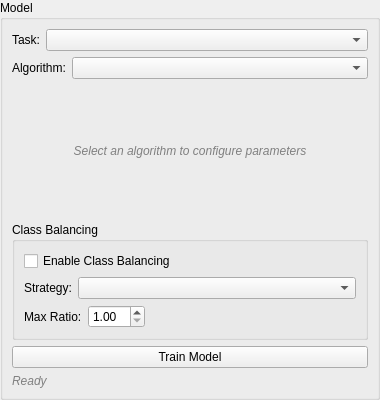
<?xml version="1.0" encoding="UTF-8"?>
<ui version="4.0">
 <class>ModelConfigPanel</class>
 <widget class="QWidget" name="ModelConfigPanel">
  <property name="geometry">
   <rect>
    <x>0</x>
    <y>0</y>
    <width>380</width>
    <height>400</height>
   </rect>
  </property>
  <layout class="QVBoxLayout" name="mainLayout">
   <property name="leftMargin">
    <number>0</number>
   </property>
   <property name="topMargin">
    <number>0</number>
   </property>
   <property name="rightMargin">
    <number>0</number>
   </property>
   <property name="bottomMargin">
    <number>0</number>
   </property>
   <item>
    <widget class="QGroupBox" name="modelGroupBox">
     <property name="title">
      <string>Model</string>
     </property>
     <layout class="QVBoxLayout" name="groupBoxLayout">
      <!-- Task type and algorithm selection -->
      <item>
       <layout class="QHBoxLayout" name="taskTypeLayout">
        <item>
         <widget class="QLabel" name="taskTypeLabel">
          <property name="text">
           <string>Task:</string>
          </property>
         </widget>
        </item>
        <item>
         <widget class="QComboBox" name="taskTypeComboBox">
          <property name="sizePolicy">
           <sizepolicy hsizetype="Expanding" vsizetype="Fixed">
            <horstretch>1</horstretch>
            <verstretch>0</verstretch>
           </sizepolicy>
          </property>
          <property name="toolTip">
           <string>Select the ML task type to filter available algorithms</string>
          </property>
         </widget>
        </item>
       </layout>
      </item>
      <item>
       <layout class="QHBoxLayout" name="algorithmLayout">
        <item>
         <widget class="QLabel" name="algorithmLabel">
          <property name="text">
           <string>Algorithm:</string>
          </property>
         </widget>
        </item>
        <item>
         <widget class="QComboBox" name="algorithmComboBox">
          <property name="sizePolicy">
           <sizepolicy hsizetype="Expanding" vsizetype="Fixed">
            <horstretch>1</horstretch>
            <verstretch>0</verstretch>
           </sizepolicy>
          </property>
          <property name="toolTip">
           <string>Select the ML algorithm to use</string>
          </property>
         </widget>
        </item>
       </layout>
      </item>
      <!-- Dynamic parameter area -->
      <item>
       <widget class="QStackedWidget" name="parameterStack">
        <property name="sizePolicy">
         <sizepolicy hsizetype="Preferred" vsizetype="Preferred">
          <horstretch>0</horstretch>
          <verstretch>0</verstretch>
         </sizepolicy>
        </property>
        <!-- Page 0: Empty / no model selected -->
        <widget class="QWidget" name="emptyPage">
         <layout class="QVBoxLayout" name="emptyPageLayout">
          <item>
           <widget class="QLabel" name="noParametersLabel">
            <property name="text">
             <string>Select an algorithm to configure parameters</string>
            </property>
            <property name="alignment">
             <set>Qt::AlignCenter</set>
            </property>
            <property name="styleSheet">
             <string>QLabel { color: gray; font-style: italic; }</string>
            </property>
           </widget>
          </item>
         </layout>
        </widget>
        <!-- Page 1: Random Forest parameters -->
        <widget class="QWidget" name="randomForestPage">
         <layout class="QGridLayout" name="rfGridLayout">
          <property name="horizontalSpacing">
           <number>10</number>
          </property>
          <property name="verticalSpacing">
           <number>6</number>
          </property>
          <item row="0" column="0">
           <widget class="QLabel" name="rfNumTreesLabel">
            <property name="text">
             <string>Number of Trees:</string>
            </property>
            <property name="toolTip">
             <string>Number of decision trees in the forest</string>
            </property>
           </widget>
          </item>
          <item row="0" column="1">
           <widget class="QSpinBox" name="rfNumTreesSpinBox">
            <property name="toolTip">
             <string>More trees generally improve performance but increase computation time</string>
            </property>
            <property name="minimum">
             <number>1</number>
            </property>
            <property name="maximum">
             <number>10000</number>
            </property>
            <property name="value">
             <number>10</number>
            </property>
           </widget>
          </item>
          <item row="1" column="0">
           <widget class="QLabel" name="rfMinLeafLabel">
            <property name="text">
             <string>Min Leaf Size:</string>
            </property>
            <property name="toolTip">
             <string>Minimum number of samples in a leaf node</string>
            </property>
           </widget>
          </item>
          <item row="1" column="1">
           <widget class="QSpinBox" name="rfMinLeafSpinBox">
            <property name="toolTip">
             <string>Larger values prevent overfitting</string>
            </property>
            <property name="minimum">
             <number>1</number>
            </property>
            <property name="maximum">
             <number>10000</number>
            </property>
            <property name="value">
             <number>1</number>
            </property>
           </widget>
          </item>
          <item row="2" column="0">
           <widget class="QLabel" name="rfMaxDepthLabel">
            <property name="text">
             <string>Max Depth:</string>
            </property>
            <property name="toolTip">
             <string>Maximum tree depth (0 = unlimited)</string>
            </property>
           </widget>
          </item>
          <item row="2" column="1">
           <widget class="QSpinBox" name="rfMaxDepthSpinBox">
            <property name="toolTip">
             <string>Maximum depth of each tree (0 = unlimited)</string>
            </property>
            <property name="minimum">
             <number>0</number>
            </property>
            <property name="maximum">
             <number>1000</number>
            </property>
            <property name="value">
             <number>0</number>
            </property>
           </widget>
          </item>
         </layout>
        </widget>
        <!-- Page 2: Naive Bayes parameters -->
        <widget class="QWidget" name="naiveBayesPage">
         <layout class="QGridLayout" name="nbGridLayout">
          <property name="horizontalSpacing">
           <number>10</number>
          </property>
          <property name="verticalSpacing">
           <number>6</number>
          </property>
          <item row="0" column="0">
           <widget class="QLabel" name="nbEpsilonLabel">
            <property name="text">
             <string>Epsilon (variance smoothing):</string>
            </property>
            <property name="toolTip">
             <string>Variance smoothing parameter to stabilize computation</string>
            </property>
           </widget>
          </item>
          <item row="0" column="1">
           <widget class="QDoubleSpinBox" name="nbEpsilonSpinBox">
            <property name="toolTip">
             <string>Small value added to variance for numerical stability</string>
            </property>
            <property name="decimals">
             <number>12</number>
            </property>
            <property name="minimum">
             <double>0.0</double>
            </property>
            <property name="maximum">
             <double>1.0</double>
            </property>
            <property name="singleStep">
             <double>0.000000001</double>
            </property>
            <property name="value">
             <double>0.000000001</double>
            </property>
           </widget>
          </item>
         </layout>
        </widget>
        <!-- Page 3: Logistic Regression parameters -->
        <widget class="QWidget" name="logisticRegressionPage">
         <layout class="QGridLayout" name="lrGridLayout">
          <property name="horizontalSpacing">
           <number>10</number>
          </property>
          <property name="verticalSpacing">
           <number>6</number>
          </property>
          <item row="0" column="0">
           <widget class="QLabel" name="lrLambdaLabel">
            <property name="text">
             <string>Lambda (L2 regularization):</string>
            </property>
            <property name="toolTip">
             <string>L2 regularization strength (0 = no regularization)</string>
            </property>
           </widget>
          </item>
          <item row="0" column="1">
           <widget class="QDoubleSpinBox" name="lrLambdaSpinBox">
            <property name="toolTip">
             <string>Higher values increase regularization, reducing overfitting</string>
            </property>
            <property name="decimals">
             <number>6</number>
            </property>
            <property name="minimum">
             <double>0.0</double>
            </property>
            <property name="maximum">
             <double>1000.0</double>
            </property>
            <property name="singleStep">
             <double>0.01</double>
            </property>
            <property name="value">
             <double>0.0</double>
            </property>
           </widget>
          </item>
          <item row="1" column="0">
           <widget class="QLabel" name="lrMaxIterLabel">
            <property name="text">
             <string>Max Iterations:</string>
            </property>
            <property name="toolTip">
             <string>Maximum optimizer iterations (0 = unlimited)</string>
            </property>
           </widget>
          </item>
          <item row="1" column="1">
           <widget class="QSpinBox" name="lrMaxIterSpinBox">
            <property name="toolTip">
             <string>Maximum number of optimizer iterations</string>
            </property>
            <property name="minimum">
             <number>0</number>
            </property>
            <property name="maximum">
             <number>1000000</number>
            </property>
            <property name="value">
             <number>10000</number>
            </property>
           </widget>
          </item>
         </layout>
        </widget>
        <!-- Page 4: K-Means parameters -->
        <widget class="QWidget" name="kMeansPage">
         <layout class="QGridLayout" name="kmGridLayout">
          <property name="horizontalSpacing">
           <number>10</number>
          </property>
          <property name="verticalSpacing">
           <number>6</number>
          </property>
          <item row="0" column="0">
           <widget class="QLabel" name="kmKLabel">
            <property name="text">
             <string>K (clusters):</string>
            </property>
            <property name="toolTip">
             <string>Number of clusters</string>
            </property>
           </widget>
          </item>
          <item row="0" column="1">
           <widget class="QSpinBox" name="kmKSpinBox">
            <property name="toolTip">
             <string>Number of clusters to produce</string>
            </property>
            <property name="minimum">
             <number>2</number>
            </property>
            <property name="maximum">
             <number>1000</number>
            </property>
            <property name="value">
             <number>3</number>
            </property>
           </widget>
          </item>
          <item row="1" column="0">
           <widget class="QLabel" name="kmMaxIterLabel">
            <property name="text">
             <string>Max Iterations:</string>
            </property>
            <property name="toolTip">
             <string>Maximum iterations (0 = unlimited)</string>
            </property>
           </widget>
          </item>
          <item row="1" column="1">
           <widget class="QSpinBox" name="kmMaxIterSpinBox">
            <property name="toolTip">
             <string>Maximum number of iterations</string>
            </property>
            <property name="minimum">
             <number>0</number>
            </property>
            <property name="maximum">
             <number>1000000</number>
            </property>
            <property name="value">
             <number>1000</number>
            </property>
           </widget>
          </item>
          <item row="2" column="0">
           <widget class="QLabel" name="kmSeedLabel">
            <property name="text">
             <string>Random Seed:</string>
            </property>
            <property name="toolTip">
             <string>Seed for reproducibility (-1 = random)</string>
            </property>
           </widget>
          </item>
          <item row="2" column="1">
           <widget class="QSpinBox" name="kmSeedSpinBox">
            <property name="toolTip">
             <string>Random seed for reproducibility (-1 = non-deterministic)</string>
            </property>
            <property name="minimum">
             <number>-1</number>
            </property>
            <property name="maximum">
             <number>999999</number>
            </property>
            <property name="value">
             <number>-1</number>
            </property>
           </widget>
          </item>
         </layout>
        </widget>
        <!-- Page 5: DBSCAN parameters -->
        <widget class="QWidget" name="dbscanPage">
         <layout class="QGridLayout" name="dbGridLayout">
          <property name="horizontalSpacing">
           <number>10</number>
          </property>
          <property name="verticalSpacing">
           <number>6</number>
          </property>
          <item row="0" column="0">
           <widget class="QLabel" name="dbEpsilonLabel">
            <property name="text">
             <string>Epsilon (neighborhood radius):</string>
            </property>
            <property name="toolTip">
             <string>Maximum distance between two samples for them to be considered neighbors</string>
            </property>
           </widget>
          </item>
          <item row="0" column="1">
           <widget class="QDoubleSpinBox" name="dbEpsilonSpinBox">
            <property name="toolTip">
             <string>Neighborhood radius for density estimation</string>
            </property>
            <property name="decimals">
             <number>4</number>
            </property>
            <property name="minimum">
             <double>0.0001</double>
            </property>
            <property name="maximum">
             <double>10000.0</double>
            </property>
            <property name="singleStep">
             <double>0.1</double>
            </property>
            <property name="value">
             <double>1.0</double>
            </property>
           </widget>
          </item>
          <item row="1" column="0">
           <widget class="QLabel" name="dbMinPointsLabel">
            <property name="text">
             <string>Min Points:</string>
            </property>
            <property name="toolTip">
             <string>Minimum number of points to form a dense region</string>
            </property>
           </widget>
          </item>
          <item row="1" column="1">
           <widget class="QSpinBox" name="dbMinPointsSpinBox">
            <property name="toolTip">
             <string>Minimum points in epsilon-neighborhood to form core point</string>
            </property>
            <property name="minimum">
             <number>1</number>
            </property>
            <property name="maximum">
             <number>10000</number>
            </property>
            <property name="value">
             <number>5</number>
            </property>
           </widget>
          </item>
         </layout>
        </widget>
        <!-- Page 6: Gaussian Mixture parameters -->
        <widget class="QWidget" name="gmmPage">
         <layout class="QGridLayout" name="gmmGridLayout">
          <property name="horizontalSpacing">
           <number>10</number>
          </property>
          <property name="verticalSpacing">
           <number>6</number>
          </property>
          <item row="0" column="0">
           <widget class="QLabel" name="gmmKLabel">
            <property name="text">
             <string>K (components):</string>
            </property>
            <property name="toolTip">
             <string>Number of Gaussian components</string>
            </property>
           </widget>
          </item>
          <item row="0" column="1">
           <widget class="QSpinBox" name="gmmKSpinBox">
            <property name="toolTip">
             <string>Number of Gaussian mixture components</string>
            </property>
            <property name="minimum">
             <number>2</number>
            </property>
            <property name="maximum">
             <number>1000</number>
            </property>
            <property name="value">
             <number>3</number>
            </property>
           </widget>
          </item>
          <item row="1" column="0">
           <widget class="QLabel" name="gmmMaxIterLabel">
            <property name="text">
             <string>Max EM Iterations:</string>
            </property>
            <property name="toolTip">
             <string>Maximum EM iterations</string>
            </property>
           </widget>
          </item>
          <item row="1" column="1">
           <widget class="QSpinBox" name="gmmMaxIterSpinBox">
            <property name="toolTip">
             <string>Maximum number of EM iterations</string>
            </property>
            <property name="minimum">
             <number>1</number>
            </property>
            <property name="maximum">
             <number>1000000</number>
            </property>
            <property name="value">
             <number>300</number>
            </property>
           </widget>
          </item>
          <item row="2" column="0">
           <widget class="QLabel" name="gmmSeedLabel">
            <property name="text">
             <string>Random Seed:</string>
            </property>
            <property name="toolTip">
             <string>Seed for reproducibility (-1 = random)</string>
            </property>
           </widget>
          </item>
          <item row="2" column="1">
           <widget class="QSpinBox" name="gmmSeedSpinBox">
            <property name="toolTip">
             <string>Random seed for reproducibility (-1 = non-deterministic)</string>
            </property>
            <property name="minimum">
             <number>-1</number>
            </property>
            <property name="maximum">
             <number>999999</number>
            </property>
            <property name="value">
             <number>-1</number>
            </property>
           </widget>
          </item>
         </layout>
        </widget>
       </widget>
      </item>
      <!-- Class balancing section (for classification only) -->
      <item>
       <widget class="QGroupBox" name="balancingGroupBox">
        <property name="title">
         <string>Class Balancing</string>
        </property>
        <layout class="QVBoxLayout" name="balancingLayout">
         <item>
          <widget class="QCheckBox" name="enableBalancingCheckBox">
           <property name="text">
            <string>Enable Class Balancing</string>
           </property>
           <property name="checked">
            <bool>false</bool>
           </property>
          </widget>
         </item>
         <item>
          <layout class="QHBoxLayout" name="balancingStrategyLayout">
           <item>
            <widget class="QLabel" name="strategyLabel">
             <property name="text">
              <string>Strategy:</string>
             </property>
            </widget>
           </item>
           <item>
            <widget class="QComboBox" name="strategyComboBox">
             <property name="sizePolicy">
              <sizepolicy hsizetype="Expanding" vsizetype="Fixed">
               <horstretch>1</horstretch>
               <verstretch>0</verstretch>
              </sizepolicy>
             </property>
             <property name="toolTip">
              <string>Strategy for balancing class distribution</string>
             </property>
            </widget>
           </item>
          </layout>
         </item>
         <item>
          <layout class="QHBoxLayout" name="ratioLayout">
           <item>
            <widget class="QLabel" name="ratioLabel">
             <property name="text">
              <string>Max Ratio:</string>
             </property>
             <property name="toolTip">
              <string>Maximum ratio of majority to minority class samples</string>
             </property>
            </widget>
           </item>
           <item>
            <widget class="QDoubleSpinBox" name="ratioSpinBox">
             <property name="toolTip">
              <string>Maximum ratio of majority to minority class (1.0 = perfectly balanced)</string>
             </property>
             <property name="minimum">
              <double>1.0</double>
             </property>
             <property name="maximum">
              <double>10.0</double>
             </property>
             <property name="singleStep">
              <double>0.1</double>
             </property>
             <property name="value">
              <double>1.0</double>
             </property>
            </widget>
           </item>
           <item>
            <spacer name="ratioSpacer">
             <property name="orientation">
              <enum>Qt::Horizontal</enum>
             </property>
             <property name="sizeHint" stdset="0">
              <size>
               <width>40</width>
               <height>20</height>
              </size>
             </property>
            </spacer>
           </item>
          </layout>
         </item>
        </layout>
       </widget>
      </item>
      <!-- Train button -->
      <item>
       <widget class="QPushButton" name="trainButton">
        <property name="text">
         <string>Train Model</string>
        </property>
        <property name="toolTip">
         <string>Train the selected model using the configured features, regions, and labels</string>
        </property>
       </widget>
      </item>
      <!-- Status label -->
      <item>
       <widget class="QLabel" name="statusLabel">
        <property name="text">
         <string>Ready</string>
        </property>
        <property name="wordWrap">
         <bool>true</bool>
        </property>
        <property name="styleSheet">
         <string>QLabel { color: gray; font-style: italic; }</string>
        </property>
       </widget>
      </item>
     </layout>
    </widget>
   </item>
  </layout>
 </widget>
 <resources/>
 <connections/>
</ui>
